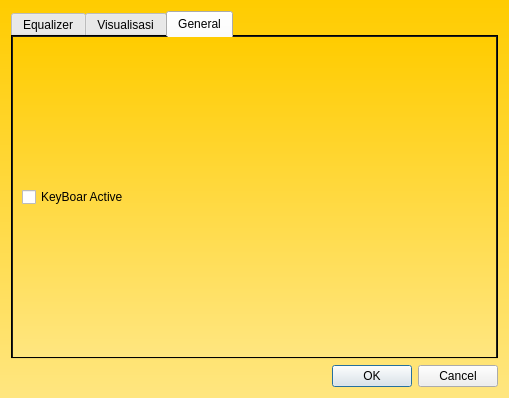
<?xml version="1.0" encoding="UTF-8"?>
<ui version="4.0">
 <class>SettingsDialog</class>
 <widget class="QDialog" name="SettingsDialog">
  <property name="geometry">
   <rect>
    <x>0</x>
    <y>0</y>
    <width>509</width>
    <height>398</height>
   </rect>
  </property>
  <property name="sizePolicy">
   <sizepolicy hsizetype="Minimum" vsizetype="Minimum">
    <horstretch>0</horstretch>
    <verstretch>0</verstretch>
   </sizepolicy>
  </property>
  <property name="windowTitle">
   <string>Dialog</string>
  </property>
  <property name="styleSheet">
   <string notr="true">#SettingsDialog {
	background-color: qlineargradient(x1: 0, y1: 0, x2: 0, y2: 1,                                stop: 0 #ffcc00, stop: 1 #ffe680);

	color : white;
}
</string>
  </property>
  <layout class="QVBoxLayout" name="verticalLayout_6">
   <item>
    <widget class="QTabWidget" name="tabWidget">
     <property name="styleSheet">
      <string notr="true">#tabWidget {
	background-color: qlineargradient(x1: 0, y1: 0, x2: 0, y2: 1,                                stop: 0 #ffcc00, stop: 1 #ffe680);

	color : white;
}
</string>
     </property>
     <property name="currentIndex">
      <number>2</number>
     </property>
     <widget class="QWidget" name="equalTab">
      <property name="styleSheet">
       <string notr="true">#equalTab {
	background-color: qlineargradient(x1: 0, y1: 0, x2: 0, y2: 1,                                stop: 0 #ffcc00, stop: 1 #ffe680);

	color : white;
}
</string>
      </property>
      <attribute name="title">
       <string>Equalizer</string>
      </attribute>
      <layout class="QVBoxLayout" name="verticalLayout_5">
       <item>
        <widget class="QCheckBox" name="enable">
         <property name="text">
          <string>enable</string>
         </property>
        </widget>
       </item>
       <item>
        <layout class="QHBoxLayout" name="horizontalLayout">
         <item>
          <widget class="QSlider" name="g1">
           <property name="orientation">
            <enum>Qt::Vertical</enum>
           </property>
          </widget>
         </item>
         <item>
          <widget class="QSlider" name="g2">
           <property name="orientation">
            <enum>Qt::Vertical</enum>
           </property>
          </widget>
         </item>
         <item>
          <widget class="QSlider" name="g3">
           <property name="orientation">
            <enum>Qt::Vertical</enum>
           </property>
          </widget>
         </item>
         <item>
          <widget class="QSlider" name="g4">
           <property name="orientation">
            <enum>Qt::Vertical</enum>
           </property>
          </widget>
         </item>
         <item>
          <widget class="QSlider" name="g5">
           <property name="orientation">
            <enum>Qt::Vertical</enum>
           </property>
          </widget>
         </item>
         <item>
          <widget class="QSlider" name="g6">
           <property name="orientation">
            <enum>Qt::Vertical</enum>
           </property>
          </widget>
         </item>
         <item>
          <widget class="QSlider" name="g7">
           <property name="orientation">
            <enum>Qt::Vertical</enum>
           </property>
          </widget>
         </item>
        </layout>
       </item>
      </layout>
     </widget>
     <widget class="QWidget" name="visualTab">
      <property name="styleSheet">
       <string notr="true">#visualTab {
	background-color: qlineargradient(x1: 0, y1: 0, x2: 0, y2: 1,                                stop: 0 #ffcc00, stop: 1 #ffe680);

	color : white;
}
</string>
      </property>
      <attribute name="title">
       <string>Visualisasi</string>
      </attribute>
      <layout class="QVBoxLayout" name="verticalLayout_4">
       <item>
        <layout class="QVBoxLayout" name="verticalLayout_3">
         <item>
          <widget class="QLabel" name="lblScale_3">
           <property name="text">
            <string>Brick Z-spacing</string>
           </property>
          </widget>
         </item>
         <item>
          <widget class="QSlider" name="sldStepZ">
           <property name="minimum">
            <number>1</number>
           </property>
           <property name="maximum">
            <number>36</number>
           </property>
           <property name="pageStep">
            <number>1</number>
           </property>
           <property name="value">
            <number>1</number>
           </property>
           <property name="orientation">
            <enum>Qt::Horizontal</enum>
           </property>
          </widget>
         </item>
        </layout>
       </item>
       <item>
        <layout class="QVBoxLayout" name="verticalLayout_2">
         <item>
          <widget class="QLabel" name="lblScale_2">
           <property name="text">
            <string>Floor Rotation X</string>
           </property>
          </widget>
         </item>
         <item>
          <widget class="QSlider" name="sldFloorX">
           <property name="minimum">
            <number>-360</number>
           </property>
           <property name="maximum">
            <number>360</number>
           </property>
           <property name="pageStep">
            <number>10</number>
           </property>
           <property name="value">
            <number>0</number>
           </property>
           <property name="orientation">
            <enum>Qt::Horizontal</enum>
           </property>
          </widget>
         </item>
        </layout>
       </item>
       <item>
        <layout class="QVBoxLayout" name="verticalLayout">
         <item>
          <widget class="QLabel" name="lblScale">
           <property name="text">
            <string>Scale</string>
           </property>
          </widget>
         </item>
         <item>
          <widget class="QSlider" name="sldScale">
           <property name="minimum">
            <number>1</number>
           </property>
           <property name="maximum">
            <number>20</number>
           </property>
           <property name="pageStep">
            <number>1</number>
           </property>
           <property name="orientation">
            <enum>Qt::Horizontal</enum>
           </property>
          </widget>
         </item>
        </layout>
       </item>
       <item>
        <widget class="QCheckBox" name="chkMagnitude">
         <property name="text">
          <string>Use Magnitudes</string>
         </property>
        </widget>
       </item>
       <item>
        <widget class="QCheckBox" name="chkMovingCamera">
         <property name="text">
          <string>Moving Camera</string>
         </property>
        </widget>
       </item>
       <item>
        <widget class="QCheckBox" name="chkTranzient">
         <property name="text">
          <string>Tranzient</string>
         </property>
        </widget>
       </item>
       <item>
        <widget class="QCheckBox" name="chkFlashlight">
         <property name="text">
          <string>Flashlight</string>
         </property>
        </widget>
       </item>
      </layout>
      <zorder></zorder>
      <zorder></zorder>
      <zorder></zorder>
      <zorder>chkFlashlight</zorder>
      <zorder>chkTranzient</zorder>
      <zorder>chkMovingCamera</zorder>
      <zorder>chkMagnitude</zorder>
     </widget>
     <widget class="QWidget" name="generalTab">
      <property name="styleSheet">
       <string notr="true">#generalTab {
	background-color: qlineargradient(x1: 0, y1: 0, x2: 0, y2: 1,                                stop: 0 #ffcc00, stop: 1 #ffe680);

	color : white;
}
</string>
      </property>
      <attribute name="title">
       <string>General</string>
      </attribute>
      <layout class="QVBoxLayout" name="verticalLayout_7">
       <item>
        <widget class="QCheckBox" name="checkBox">
         <property name="text">
          <string>KeyBoar Active</string>
         </property>
        </widget>
       </item>
      </layout>
     </widget>
    </widget>
   </item>
   <item>
    <widget class="QDialogButtonBox" name="buttonBox">
     <property name="orientation">
      <enum>Qt::Horizontal</enum>
     </property>
     <property name="standardButtons">
      <set>QDialogButtonBox::Cancel|QDialogButtonBox::Ok</set>
     </property>
    </widget>
   </item>
  </layout>
 </widget>
 <resources/>
 <connections>
  <connection>
   <sender>buttonBox</sender>
   <signal>accepted()</signal>
   <receiver>SettingsDialog</receiver>
   <slot>accept()</slot>
   <hints>
    <hint type="sourcelabel">
     <x>248</x>
     <y>254</y>
    </hint>
    <hint type="destinationlabel">
     <x>157</x>
     <y>274</y>
    </hint>
   </hints>
  </connection>
  <connection>
   <sender>buttonBox</sender>
   <signal>rejected()</signal>
   <receiver>SettingsDialog</receiver>
   <slot>reject()</slot>
   <hints>
    <hint type="sourcelabel">
     <x>316</x>
     <y>260</y>
    </hint>
    <hint type="destinationlabel">
     <x>286</x>
     <y>274</y>
    </hint>
   </hints>
  </connection>
 </connections>
</ui>
